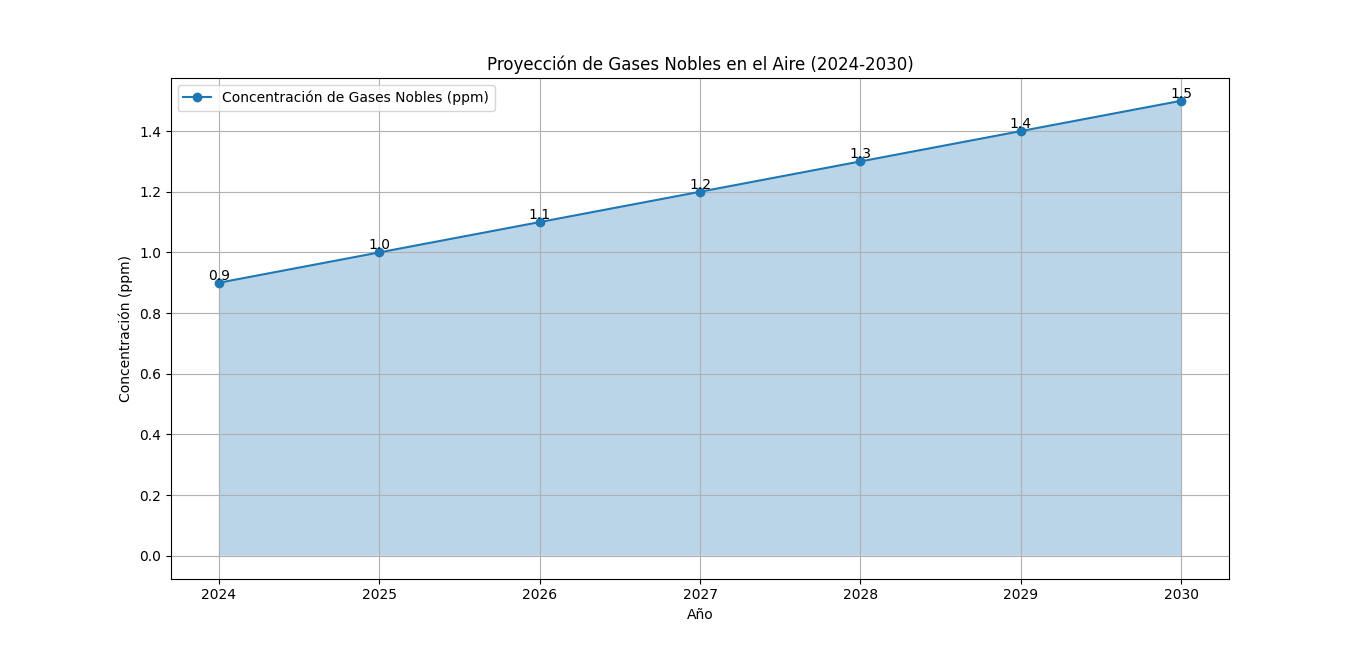

Here is the Python script that generated this plot:
import numpy as np
import matplotlib.pyplot as plt

# Años de proyección
años = np.arange(2024, 2031)

# Simulación de datos de concentración de gases nobles (en partes por millón, ppm)
# Estos son datos ficticios para la demostración
concentraciones = np.array([0.9, 1.0, 1.1, 1.2, 1.3, 1.4, 1.5])  # Ejemplo de datos

# Calcular el área bajo la curva usando la regla del trapecio
area = np.trapz(concentraciones, años)

# Graficar los datos
plt.figure(figsize=(10, 6))
plt.plot(años, concentraciones, marker='o', label='Concentración de Gases Nobles (ppm)')
plt.fill_between(años, concentraciones, alpha=0.3)

# Añadir los valores en cada punto
for i, valor in enumerate(concentraciones):
    plt.text(años[i], valor, f'{valor:.1f}', fontsize=10, ha='center', va='bottom')

plt.title('Proyección de Gases Nobles en el Aire (2024-2030)')
plt.xlabel('Año')
plt.ylabel('Concentración (ppm)')
plt.xticks(años)
plt.grid()
plt.legend()
plt.show()

# Imprimir el área bajo la curva
print(f'El área bajo la curva de gases nobles de 2024 a 2030 es: {area:.2f} ppm-año')
